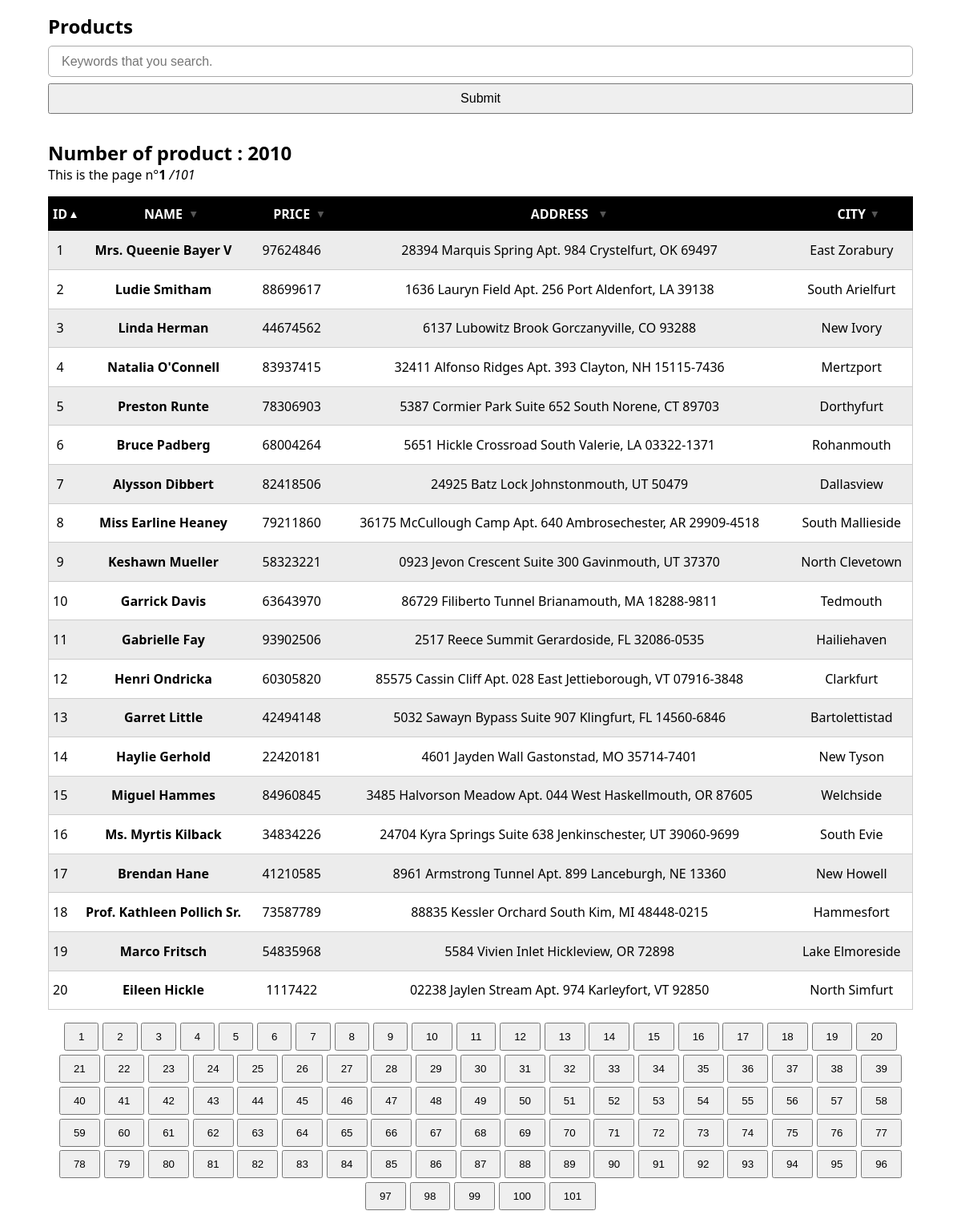
Page /src/views/productsViews/productsViewsPage.php on the committed database.
### tables this page shows
CREATE TABLE "products" (
	"id"	INTEGER,
	"name"	TEXT,
	"price"	INTEGER,
	"address"	TEXT,
	"city"	TEXT,
	PRIMARY KEY("id" AUTOINCREMENT)
);

### src/database/queries/AllProducts.php (called while the page is built, shortened)
<?php
class AllProducts
{
    public static function products (?int $limit, ?int $offset = 0, ?string $productsSearch = null , string $sort = 'id', string $direction = 'ASC') : ?array
    {
        try {
            $PDO = Database::connect();
            $direction = strtoupper(htmlentities($direction));
            $sort = htmlentities($sort);
            $query_str = "SELECT * FROM products ORDER BY {$sort} {$direction}";
            if (!is_null($limit)) {
                $query_str = $query_str . " LIMIT {$limit} OFFSET {$offset}";
            }
            $query = $PDO->query($query_str);
            $products = $query->fetchAll(PDO::FETCH_ASSOC);
        } catch (Exception) {}
        return $products ?? null;
    }
}

### src/views/productsViews/productsViewsPage.php (the view, shortened to what this page needs)
<?php
try {
    $keywords = null;
    $pageNumber = 1;
    $limit = AllProducts::LIMIT_OF_PRODUCT_REGISTER;
    $sort = 'id';
    $direction = 'asc';
    $products = AllProducts::products(null, null, $keywords);
    $productsNumber = ( is_array($products) ) ? count( $products ) : 0 ;
    $offset = ( (($pageNumber - 1) * 20) < $productsNumber ) ? (($pageNumber - 1) * 20) : 0 ;
    $products = AllProducts::products($limit, $offset, $keywords, $sort, $direction);
} catch (Exception $e) {
}
if (isset($products)) {
    if (is_array($products) && count($products)) {
        echo "<main>";
        echo '<div class="container">';
        echo '<article>';
        echo '<h1>Products</h1>';
        echo '<form method="get">';
        echo '<input class="form-controls" type="text" name="keywords" id="keywords" placeholder="Keywords that you search." value="' . ($keywords ?? '') . '">';
        echo '<button class="btn form-controls" type="submit">Submit</button>';
        echo '</form>';
        echo '<section class="py-1">';
        echo "<h2>Number of product : {$productsNumber}</h2>";
        echo "<p>This is the page n°<strong>" . ($_GET['page'] ?? 1) . "</strong><em> /" . (($productsNumber / 20 > floor($productsNumber / 20)) ? ceil($productsNumber / 20) : $productsNumber / 20) . "</em></p>";
        echo '</section>';
        echo '<table>';
        echo '<thead>';
        echo '<th scope="col">';
        echo  ProductsViewsGenerator::filterLink($direction, 'id', $sort, $keywords);
        echo '</th>';
        echo '<th scope="col">';
        echo  ProductsViewsGenerator::filterLink($direction, 'name', $sort, $keywords);
        echo '</th>';
        echo '<th scope="col">';
        echo  ProductsViewsGenerator::filterLink($direction, 'price', $sort, $keywords);
        echo '</th>';
        echo '<th scope="col">';
        echo ProductsViewsGenerator::filterLink($direction, 'address', $sort, $keywords);
        echo '</th>';
        echo '<th scope="col">';
        echo ProductsViewsGenerator::filterLink($direction, 'city', $sort, $keywords);
        echo '</th>';
        echo '</thead>';
        echo '<tbody>';
        foreach ($products as $product) {
            echo '<tr>';
            echo "<td>{$product['id']}</td>";
            echo "<td>{$product['name']}</td>";
            echo "<td>{$product['price']}</td>";
            echo "<td>{$product['address']}</td>";
            echo "<td>{$product['city']}</td>";
            echo '</tr>';
        }
        echo '</tbody>';
        echo '</table>';
        echo '<section id="pagination-section">';
        for ($i = 1 ; $i <= $productsNumber/20 ; $i++) {
            echo "<a class=\"anchor-none-style\" href=\"?page={$i}". ( (isset($keywords)) ? ("&keywords={$keywords}") : null) . ((isset($sort)) ? ("&sort={$sort}") : null) . ((isset($direction)) ? ("&dir={$direction}") : null) ."\"><button class=\"btn btn-primary\">{$i}</button></a>";
        }
        if (floor($productsNumber/20) < $productsNumber/20) {
            echo "<a class=\"anchor-none-style\" href=\"?page=" . ceil($productsNumber/20) . ( (isset($keywords)) ? ("&keywords={$keywords}") : null) . ((isset($sort)) ? ("&sort={$sort}") : null) . ((isset($direction)) ? ("&dir={$direction}") : null) . "\"><button class=\"btn btn-primary\">" . ceil($productsNumber/20) . "</button></a>";
        }
        echo '</section>';
        echo '</article>';
        echo '</div>';
        echo '</main>';
    }
}
require_once dirname(__DIR__) . DIRECTORY_SEPARATOR . 'templates' . DIRECTORY_SEPARATOR . 'basicTemplate.php';

### src/public/css/globals-styles.css (style rules this page uses)
html { scroll-behavior: smooth; }
:root { font-family: system-ui, -apple-system, BlinkMacSystemFont, 'Segoe UI', Roboto, Oxygen, Ubuntu, Cantarell, 'Open Sans', 'Helvetica Neue', sans-serif; font-size: 16px; }
body { font-size: 1rem; }
* { margin: 0; padding: 0; }
h1 { padding-top: 1rem; padding-bottom: .5rem; }
form input { padding: .6rem 1rem; font-size: 1rem; border-radius: 5px; border: 1px #aaa solid; margin-bottom: .5rem; }
[type="submit"] { margin-bottom: 1rem; font-size: 1rem; }
form .form-controls { display: block; width: 100%; }
table { border-collapse: collapse; width: 100%; text-align: center; }
thead { background-color: #000000; color: #fff; }
thead tr th { padding-top: .6rem; padding-bottom: .6rem; text-transform: uppercase; }
table tbody tr:nth-child(odd) { background-color: #ececec; }
table tbody tr td:nth-child(2) { font-weight: 700; }
tr { border: solid 1px #CCC; }
td { padding: .8rem .2rem; }
.container { width: 90%; margin-left: auto; margin-right: auto; }
#pagination-section { padding: 1rem 0; display: flex; flex-wrap: wrap; gap: .3rem; justify-content: center; align-items: center; }
.btn { padding: .5rem 1rem; }
.py-1 { padding-top: 1rem; padding-bottom: 1rem; }

### rows in the picture
products: id "1", name "Mrs. Queenie Bayer V", price "97624846", address "28394 Marquis Spring Apt. 984 Crystelfurt, OK 69497", city "East Zorabury"
products: id "2", name "Ludie Smitham", price "88699617", address "1636 Lauryn Field Apt. 256 Port Aldenfort, LA 39138", city "South Arielfurt"
products: id "3", name "Linda Herman", price "44674562", address "6137 Lubowitz Brook Gorczanyville, CO 93288", city "New Ivory"
products: id "4", name "Natalia O'Connell", price "83937415", address "32411 Alfonso Ridges Apt. 393 Clayton, NH 15115-7436", city "Mertzport"
products: id "5", name "Preston Runte", price "78306903", address "5387 Cormier Park Suite 652 South Norene, CT 89703", city "Dorthyfurt"
products: id "6", name "Bruce Padberg", price "68004264", address "5651 Hickle Crossroad South Valerie, LA 03322-1371", city "Rohanmouth"
products: id "7", name "Alysson Dibbert", price "82418506", address "24925 Batz Lock Johnstonmouth, UT 50479", city "Dallasview"
products: id "8", name "Miss Earline Heaney", price "79211860", address "36175 McCullough Camp Apt. 640 Ambrosechester, AR 29909-4518", city "South Mallieside"
products: id "9", name "Keshawn Mueller", price "58323221", address "0923 Jevon Crescent Suite 300 Gavinmouth, UT 37370", city "North Clevetown"
products: id "10", name "Garrick Davis", price "63643970", address "86729 Filiberto Tunnel Brianamouth, MA 18288-9811", city "Tedmouth"
products: id "11", name "Gabrielle Fay", price "93902506", address "2517 Reece Summit Gerardoside, FL 32086-0535", city "Hailiehaven"
products: id "12", name "Henri Ondricka", price "60305820", address "85575 Cassin Cliff Apt. 028 East Jettieborough, VT 07916-3848", city "Clarkfurt"
products: id "13", name "Garret Little", price "42494148", address "5032 Sawayn Bypass Suite 907 Klingfurt, FL 14560-6846", city "Bartolettistad"
products: id "14", name "Haylie Gerhold", price "22420181", address "4601 Jayden Wall Gastonstad, MO 35714-7401", city "New Tyson"
products: id "15", name "Miguel Hammes", price "84960845", address "3485 Halvorson Meadow Apt. 044 West Haskellmouth, OR 87605", city "Welchside"
products: id "16", name "Ms. Myrtis Kilback", price "34834226", address "24704 Kyra Springs Suite 638 Jenkinschester, UT 39060-9699", city "South Evie"
products: id "17", name "Brendan Hane", price "41210585", address "8961 Armstrong Tunnel Apt. 899 Lanceburgh, NE 13360", city "New Howell"
products: id "18", name "Prof. Kathleen Pollich Sr.", price "73587789", address "88835 Kessler Orchard South Kim, MI 48448-0215", city "Hammesfort"
products: id "19", name "Marco Fritsch", price "54835968", address "5584 Vivien Inlet Hickleview, OR 72898", city "Lake Elmoreside"
products: id "20", name "Eileen Hickle", price "1117422", address "02238 Jaylen Stream Apt. 974 Karleyfort, VT 92850", city "North Simfurt"

### other values in the picture
$productsNumber "2010"
$_GET['page'] "1"
ceil($productsNumber / 20) "101"
$linkName "ID NAME PRICE ADDRESS CITY"
ceil($productsNumber/20) "101"
